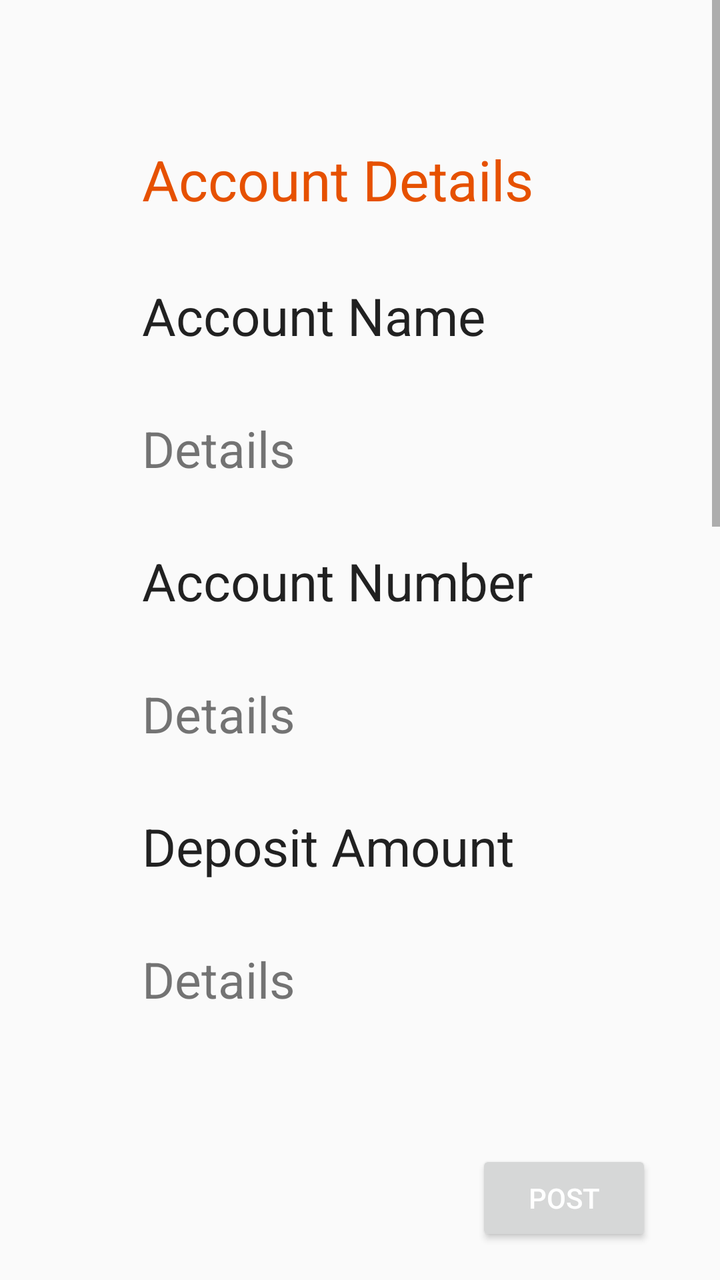
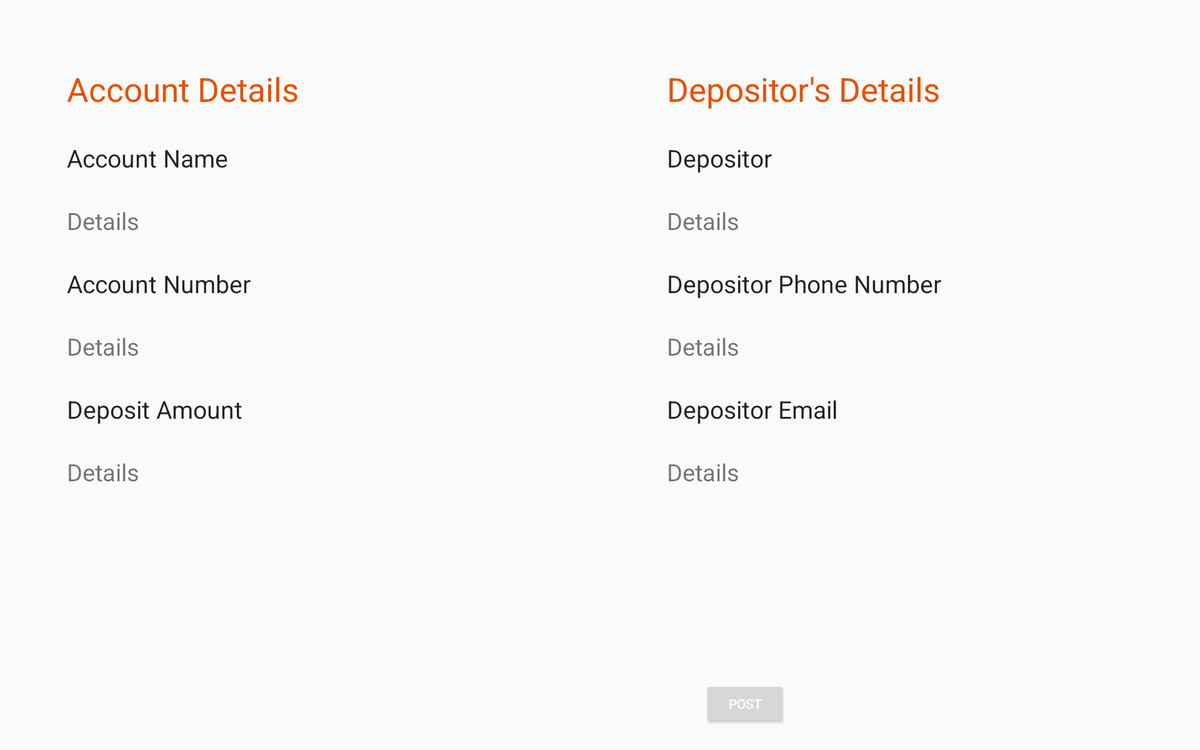

First picture: res/layout/ on a phone held upright. Second picture: the repository's own variant of that layout, on a device whose configuration matches the variant's folder. Source for both follows.
<!-- AndroidManifest.xml: application theme AppTheme -->
<!-- res/layout/activity_post_details.xml -->
<?xml version="1.0" encoding="utf-8"?>
<RelativeLayout xmlns:android="http://schemas.android.com/apk/res/android"
    xmlns:tools="http://schemas.android.com/tools"
    android:layout_width="match_parent"
    android:layout_height="match_parent">

    <ScrollView
        android:layout_width="match_parent"
        android:layout_height="match_parent"
        android:layout_alignParentStart="true"
        android:layout_alignParentTop="true"
        android:layout_marginBottom="@dimen/activity_margin">


        <LinearLayout
            android:id="@+id/linear_layout"
            android:layout_width="wrap_content"
            android:layout_height="wrap_content"
            android:orientation="vertical"
            android:padding="55dp">

            <TextView
                android:layout_width="match_parent"
                android:layout_height="wrap_content"
                android:layout_margin="16dp"
                android:text="Account Details"
                android:textAppearance="@style/TextAppearance.AppCompat.Headline"
                android:textColor="@color/colorAccent"
                android:textSize="28sp" />

            <TextView
                android:layout_width="match_parent"
                android:layout_height="wrap_content"
                android:layout_margin="16dp"
                android:text="Account Name"
                android:textAppearance="@style/TextAppearance.AppCompat.Body1"
                android:textSize="@dimen/text_size_26" />

            <TextView
                android:id="@+id/tv_account_name_post_details"
                android:layout_width="match_parent"
                android:layout_height="wrap_content"
                android:layout_margin="16dp"
                android:textSize="@dimen/text_size_25"
                tools:text="Details" />

            <TextView
                android:layout_width="match_parent"
                android:layout_height="wrap_content"
                android:layout_margin="16dp"
                android:text="Account Number"
                android:textAppearance="@style/TextAppearance.AppCompat.Body1"
                android:textSize="@dimen/text_size_26" />

            <TextView
                android:id="@+id/tv_account_number_post_details"
                android:layout_width="match_parent"
                android:layout_height="wrap_content"
                android:layout_margin="16dp"
                android:textSize="@dimen/text_size_25"
                tools:text="Details" />

            <TextView
                android:layout_width="match_parent"
                android:layout_height="wrap_content"
                android:layout_margin="16dp"
                android:text="Deposit Amount"
                android:textAppearance="@style/TextAppearance.AppCompat.Body1"
                android:textSize="@dimen/text_size_26" />

            <TextView
                android:id="@+id/tv_deposit_amount_post_details"
                android:layout_width="match_parent"
                android:layout_height="wrap_content"
                android:layout_margin="16dp"
                android:textSize="@dimen/text_size_25"
                tools:text="Details" />

            <TextView
                android:layout_width="match_parent"
                android:layout_height="wrap_content"
                android:layout_margin="16dp"
                android:text="Depositor's Details"
                android:textAppearance="@style/TextAppearance.AppCompat.Headline"
                android:textColor="@color/colorAccent"
                android:textSize="28dp" />

            <TextView
                android:layout_width="match_parent"
                android:layout_height="wrap_content"
                android:layout_margin="16dp"
                android:text="Depositor"
                android:textAppearance="@style/TextAppearance.AppCompat.Body1"
                android:textSize="@dimen/text_size_26" />

            <TextView
                android:id="@+id/tv_depositor_name_post_details"
                android:layout_width="match_parent"
                android:layout_height="wrap_content"
                android:layout_margin="16dp"
                android:textSize="@dimen/text_size_25"
                tools:text="Details" />

            <TextView
                android:layout_width="match_parent"
                android:layout_height="wrap_content"
                android:layout_margin="16dp"
                android:text="Depositor Phone Number"
                android:textAppearance="@style/TextAppearance.AppCompat.Body1"
                android:textSize="@dimen/text_size_26" />

            <TextView
                android:id="@+id/tv_depositor_phone_post_details"
                android:layout_width="match_parent"
                android:layout_height="wrap_content"
                android:layout_margin="16dp"
                android:textSize="@dimen/text_size_25"
                tools:text="Details" />

            <TextView
                android:layout_width="match_parent"
                android:layout_height="wrap_content"
                android:layout_margin="16dp"
                android:text="Depositor Email"
                android:textAppearance="@style/TextAppearance.AppCompat.Body1"
                android:textSize="@dimen/text_size_26" />

            <TextView
                android:id="@+id/tv_depositor_email_post_details"
                android:layout_width="match_parent"
                android:layout_height="wrap_content"
                android:layout_margin="16dp"
                android:textSize="@dimen/text_size_25"
                tools:text="Details" />

        </LinearLayout>

    </ScrollView>

    
    
    
    
    
    
    
    
    

    
    
    
    
    
    
    
    
    

    <Button
        android:id="@+id/bt_post_post_details"
        android:layout_width="wrap_content"
        android:layout_height="wrap_content"
        android:layout_alignParentBottom="true"
        android:layout_alignParentEnd="true"
        android:layout_marginBottom="17dp"
        android:layout_marginEnd="34dp"
        android:text="Post"
        android:textColor="#FFFFFF" />

</RelativeLayout>
<!-- resources referenced by this layout -->
<resources>
  <color name="colorAccent">#E65100</color>
  <dimen name="activity_margin">100dp</dimen>
  <dimen name="text_size_25">25sp</dimen>
  <dimen name="text_size_26">26sp</dimen>
  <style name="AppTheme" parent="Theme.AppCompat.Light.DarkActionBar">
          
          <item name="colorPrimary">@color/colorPrimary</item>
          <item name="colorPrimaryDark">@color/colorPrimaryDark</item>
          <item name="colorAccent">@color/colorAccent</item>
      </style>
  <color name="colorPrimary">#FF9800</color>
  <color name="colorPrimaryDark">#E65100</color>
</resources>
<!-- res/layout-sw720dp-land/activity_post_details.xml (the repository's variant of the layout above) -->
<!-- drawn on a large tablet held sideways -->
<?xml version="1.0" encoding="utf-8"?>
<RelativeLayout xmlns:android="http://schemas.android.com/apk/res/android"
    xmlns:tools="http://schemas.android.com/tools"
    android:layout_width="match_parent"
    android:layout_height="match_parent">
    <ImageView
        android:layout_width="200dp"
        android:layout_height="200dp"
        android:layout_alignParentBottom="true"
        android:layout_alignParentEnd="true"
        android:layout_marginBottom="90dp"
        android:layout_marginEnd="19dp"
        android:src="@drawable/logo_edited_faded" />

    <ScrollView
        android:layout_width="match_parent"
        android:layout_height="match_parent"
        android:layout_alignParentStart="true"
        android:layout_alignParentTop="true"
        android:layout_marginBottom="@dimen/activity_margin">

        <LinearLayout
            android:layout_width="match_parent"
            android:layout_height="wrap_content"
            android:orientation="horizontal">

            <LinearLayout
                android:id="@+id/linear_layout"
                android:layout_width="0dp"
                android:layout_height="wrap_content"
                android:layout_weight="1"
                android:orientation="vertical"
                android:padding="55dp">
                <TextView
                    android:layout_width="match_parent"
                    android:layout_height="wrap_content"
                    android:layout_margin="16dp"
                    android:text="Account Details"
                    android:textColor="@color/colorAccent"
                    android:textAppearance="@style/TextAppearance.AppCompat.Headline"
                    android:textSize="35sp" />


                <TextView
                    android:layout_width="match_parent"
                    android:layout_height="wrap_content"
                    android:layout_margin="16dp"
                    android:text="Account Name"
                    android:textAppearance="@style/TextAppearance.AppCompat.Body1"
                    android:textSize="@dimen/text_size_26" />

                <TextView
                    android:id="@+id/tv_account_name_post_details"
                    android:layout_width="match_parent"
                    android:layout_height="wrap_content"
                    android:layout_margin="16dp"
                    android:textSize="@dimen/text_size_25"
                    tools:text="Details" />

                <TextView
                    android:layout_width="match_parent"
                    android:layout_height="wrap_content"
                    android:layout_margin="16dp"
                    android:text="Account Number"
                    android:textAppearance="@style/TextAppearance.AppCompat.Body1"
                    android:textSize="@dimen/text_size_26" />

                <TextView
                    android:id="@+id/tv_account_number_post_details"
                    android:layout_width="match_parent"
                    android:layout_height="wrap_content"
                    android:layout_margin="16dp"
                    android:textSize="@dimen/text_size_25"
                    tools:text="Details" />

                <TextView
                    android:layout_width="match_parent"
                    android:layout_height="wrap_content"
                    android:layout_margin="16dp"
                    android:text="Deposit Amount"
                    android:textAppearance="@style/TextAppearance.AppCompat.Body1"
                    android:textSize="@dimen/text_size_26" />

                <TextView
                    android:id="@+id/tv_deposit_amount_post_details"
                    android:layout_width="match_parent"
                    android:layout_height="wrap_content"
                    android:layout_margin="16dp"
                    android:textSize="@dimen/text_size_25"
                    tools:text="Details" />


            </LinearLayout>

            <LinearLayout
                android:layout_width="0dp"
                android:layout_height="wrap_content"
                android:layout_weight="1"
                android:orientation="vertical"
                android:padding="55dp">
                <TextView
                    android:layout_width="match_parent"
                    android:layout_height="wrap_content"
                    android:layout_margin="16dp"
                    android:text="Depositor's Details"
                    android:textAppearance="@style/TextAppearance.AppCompat.Headline"
                    android:textColor="@color/colorAccent"
                    android:textSize="35dp" />

                <TextView
                    android:layout_width="match_parent"
                    android:layout_height="wrap_content"
                    android:layout_margin="16dp"
                    android:text="Depositor"
                    android:textAppearance="@style/TextAppearance.AppCompat.Body1"
                    android:textSize="@dimen/text_size_26" />

                <TextView
                    android:id="@+id/tv_depositor_name_post_details"
                    android:layout_width="match_parent"
                    android:layout_height="wrap_content"
                    android:layout_margin="16dp"
                    android:textSize="@dimen/text_size_25"
                    tools:text="Details" />

                <TextView
                    android:layout_width="match_parent"
                    android:layout_height="wrap_content"
                    android:layout_margin="16dp"
                    android:text="Depositor Phone Number"
                    android:textAppearance="@style/TextAppearance.AppCompat.Body1"
                    android:textSize="@dimen/text_size_26" />

                <TextView
                    android:id="@+id/tv_depositor_phone_post_details"
                    android:layout_width="match_parent"
                    android:layout_height="wrap_content"
                    android:layout_margin="16dp"
                    android:textSize="@dimen/text_size_25"
                    tools:text="Details" />

                <TextView
                    android:layout_width="match_parent"
                    android:layout_height="wrap_content"
                    android:layout_margin="16dp"
                    android:text="Depositor Email"
                    android:textAppearance="@style/TextAppearance.AppCompat.Body1"
                    android:textSize="@dimen/text_size_26" />

                <TextView
                    android:id="@+id/tv_depositor_email_post_details"
                    android:layout_width="match_parent"
                    android:layout_height="wrap_content"
                    android:layout_margin="16dp"
                    android:textSize="@dimen/text_size_25"
                    tools:text="Details" />

            </LinearLayout>

        </LinearLayout>

    </ScrollView>

    
        
        
        
        
        
        
        
        

    
        
        
        
        
        
        
        
        

    <Button
        android:id="@+id/bt_post_post_details"
        android:layout_width="wrap_content"
        android:layout_height="wrap_content"
        android:layout_alignParentBottom="true"
        android:layout_alignParentEnd="true"
        android:layout_marginBottom="25dp"
        android:layout_marginEnd="441dp"
        android:text="Post"
        android:textColor="#FFFFFF" />

</RelativeLayout>
